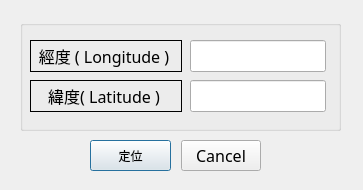
<?xml version="1.0" encoding="UTF-8"?>
<ui version="4.0">
 <class>LatLongXY</class>
 <widget class="QDialog" name="LatLongXY">
  <property name="geometry">
   <rect>
    <x>0</x>
    <y>0</y>
    <width>363</width>
    <height>190</height>
   </rect>
  </property>
  <property name="windowTitle">
   <string>經緯度定位</string>
  </property>
  <widget class="QGroupBox" name="groupBox">
   <property name="geometry">
    <rect>
     <x>20</x>
     <y>20</y>
     <width>321</width>
     <height>111</height>
    </rect>
   </property>
   <property name="title">
    <string/>
   </property>
   <widget class="QLabel" name="label_Latitude">
    <property name="geometry">
     <rect>
      <x>10</x>
      <y>60</y>
      <width>152</width>
      <height>32</height>
     </rect>
    </property>
    <property name="font">
     <font>
      <family>Arial Unicode MS</family>
      <pointsize>12</pointsize>
     </font>
    </property>
    <property name="frameShape">
     <enum>QFrame::Box</enum>
    </property>
    <property name="text">
     <string>&lt;html&gt;&lt;head/&gt;&lt;body&gt;&lt;p align=&quot;center&quot;&gt;緯度( Latitude )&lt;/p&gt;&lt;/body&gt;&lt;/html&gt;</string>
    </property>
    <property name="alignment">
     <set>Qt::AlignRight|Qt::AlignTrailing|Qt::AlignVCenter</set>
    </property>
   </widget>
   <widget class="QLabel" name="label_Longitude">
    <property name="geometry">
     <rect>
      <x>10</x>
      <y>20</y>
      <width>152</width>
      <height>32</height>
     </rect>
    </property>
    <property name="font">
     <font>
      <family>Arial Unicode MS</family>
      <pointsize>12</pointsize>
     </font>
    </property>
    <property name="frameShape">
     <enum>QFrame::Box</enum>
    </property>
    <property name="text">
     <string>&lt;html&gt;&lt;head/&gt;&lt;body&gt;&lt;p align=&quot;center&quot;&gt;經度 ( Longitude )&lt;/p&gt;&lt;/body&gt;&lt;/html&gt;</string>
    </property>
    <property name="alignment">
     <set>Qt::AlignRight|Qt::AlignTrailing|Qt::AlignVCenter</set>
    </property>
   </widget>
   <widget class="QLineEdit" name="Longitude_x">
    <property name="geometry">
     <rect>
      <x>170</x>
      <y>20</y>
      <width>136</width>
      <height>32</height>
     </rect>
    </property>
   </widget>
   <widget class="QLineEdit" name="Latitude_y">
    <property name="geometry">
     <rect>
      <x>170</x>
      <y>60</y>
      <width>136</width>
      <height>32</height>
     </rect>
    </property>
   </widget>
  </widget>
  <widget class="QPushButton" name="positioning">
   <property name="geometry">
    <rect>
     <x>90</x>
     <y>140</y>
     <width>81</width>
     <height>31</height>
    </rect>
   </property>
   <property name="font">
    <font>
     <family>Arial Unicode MS</family>
    </font>
   </property>
   <property name="text">
    <string>定位</string>
   </property>
  </widget>
  <widget class="QDialogButtonBox" name="cancel">
   <property name="geometry">
    <rect>
     <x>180</x>
     <y>140</y>
     <width>81</width>
     <height>31</height>
    </rect>
   </property>
   <property name="font">
    <font>
     <family>Arial Unicode MS</family>
     <pointsize>12</pointsize>
    </font>
   </property>
   <property name="locale">
    <locale language="Chinese" country="Taiwan"/>
   </property>
   <property name="orientation">
    <enum>Qt::Horizontal</enum>
   </property>
   <property name="standardButtons">
    <set>QDialogButtonBox::Cancel</set>
   </property>
  </widget>
 </widget>
 <resources/>
 <connections/>
</ui>
